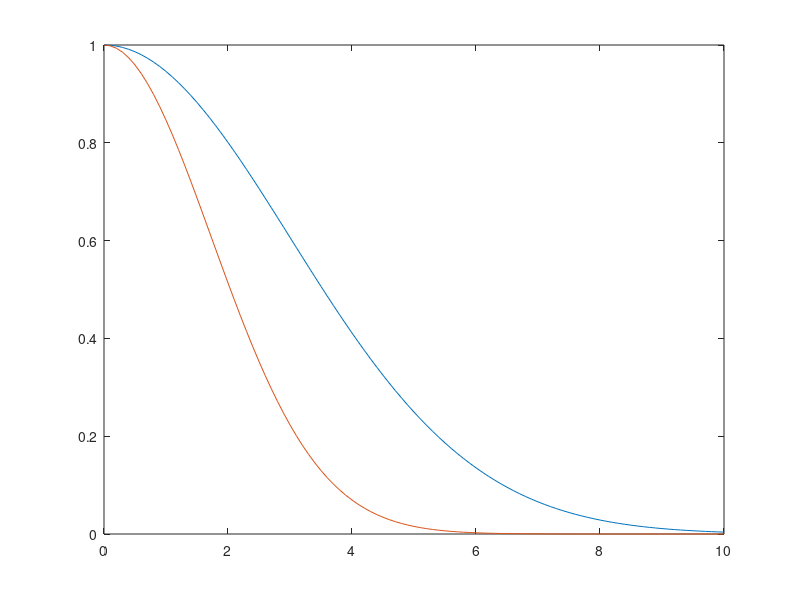

Recreate this plot in MATLAB.
error = (0:0.1:10)';

e1 = 0.3;
e2 = 3;

sisson = zeros(length(error),1);
mahala = zeros(length(error),1);

for ii = 1:length(error)
    
   sisson(ii) = exp(-0.5*(error(ii)/e2)*1*(error(ii)/e2));
   
   mahala(ii) = exp(-0.5*(error(ii))*1/e2*(error(ii)));
    
end

plot(error,sisson,error,mahala)